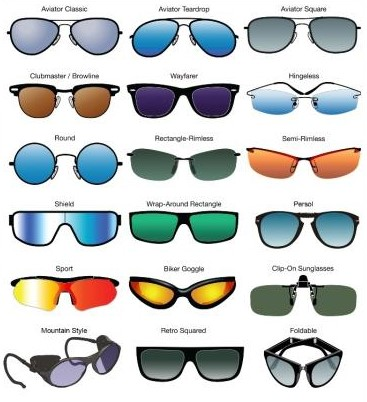
#> input picture Detector/Test Images/eyewear2.jpg, 367 x 402 px
$ python CannySlider.py
#> lines starting #> are read from the running program, lines starting #| are printed output that depends on the picture
# script for tuning Parameters
import cv2

# reads the image
img = cv2.imread("Test Images/eyewear2.jpg")
#> img is the input picture: shape (402, 367, 3); mean B, G, R 201.9, 202.7, 199

# empty callback function for creating tracker
def callback(foo):
    pass


# create windows and trackbar
cv2.namedWindow('Parameters', cv2.WINDOW_AUTOSIZE)
cv2.createTrackbar('Threshold1', 'Parameters', 0, 255, callback)  # Can be changed
cv2.createTrackbar('Threshold2', 'Parameters', 0, 255, callback)  # Can be changed

while (True):
    # get Threshold value from trackbar
    th1 = cv2.getTrackbarPos('Threshold1', 'Parameters')
    th2 = cv2.getTrackbarPos('Threshold2', 'Parameters')

    edge = cv2.Canny(img, th1, th2)
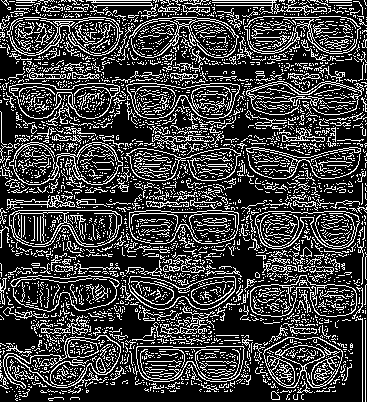
#> edge: shape (402, 367); 25% white in thin lines or dots
    cv2.imshow('Original Image', img)
    cv2.imshow('Canny', edge)

    if cv2.waitKey(1) & 0xFF == ord('q'):
#> (key q is pressed here)
        break

cv2.destroyAllWindows()

$ run again, with Detector/Test Images/eyewear3.jpg copied over Detector/Test Images/eyewear2.jpg
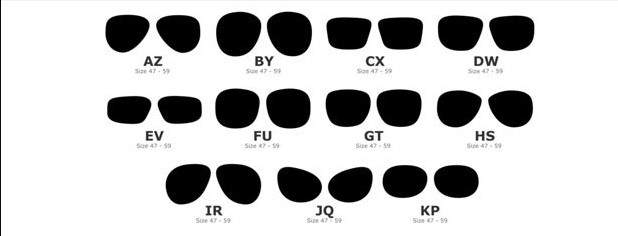
#> input picture Detector/Test Images/eyewear3.jpg, 618 x 236 px
#> img is the input picture: shape (236, 618, 3); min 0, max 255, mean 201.6
#> `edge = cv2.Canny(img, th1, th2)`:
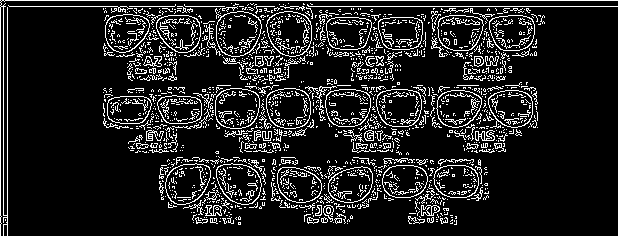
#> edge: shape (236, 618); 12.9% white in thin lines or dots

$ run again, with Detector/Test Images/eyewear4.jpg copied over Detector/Test Images/eyewear2.jpg
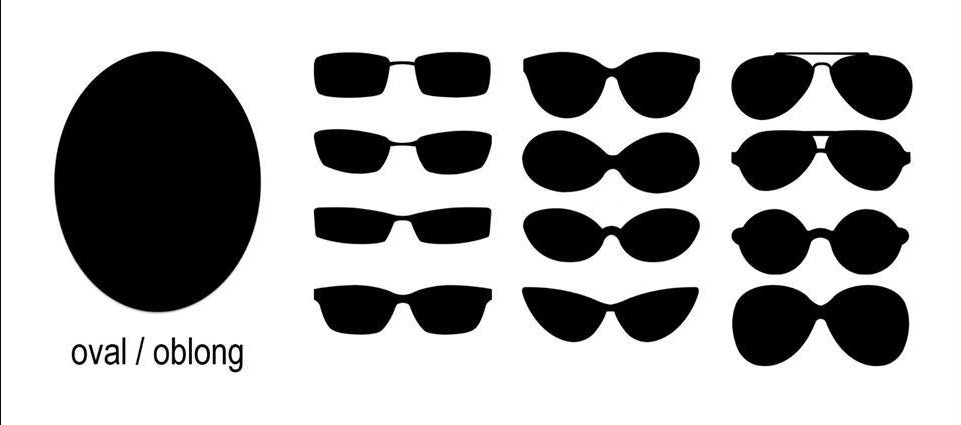
#> input picture Detector/Test Images/eyewear4.jpg, 961 x 425 px
#> img is the input picture: shape (425, 961, 3); min 0, max 255, mean 172.2
#> `edge = cv2.Canny(img, th1, th2)`:
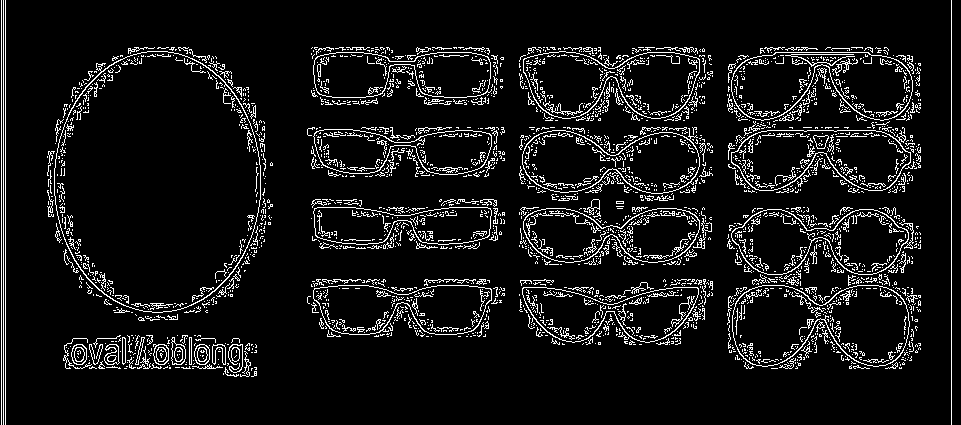
#> edge: shape (425, 961); 8.2% white in thin lines or dots
